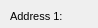
      <widget class="QWidget" name="page_19">
       <property name="geometry">
        <rect>
         <x>0</x>
         <y>0</y>
         <width>98</width>
         <height>28</height>
        </rect>
       </property>
       <attribute name="label">
        <string>Additional information</string>
       </attribute>
       <widget class="QTextEdit" name="waccel_comment">
        <property name="geometry">
         <rect>
          <x>110</x>
          <y>180</y>
          <width>431</width>
          <height>25</height>
         </rect>
        </property>
        <property name="frameShadow">
         <enum>QFrame::Sunken</enum>
        </property>
        <property name="lineWidth">
         <number>1</number>
        </property>
       </widget>
       <widget class="QTextEdit" name="waccel_descript">
        <property name="geometry">
         <rect>
          <x>110</x>
          <y>215</y>
          <width>431</width>
          <height>25</height>
         </rect>
        </property>
       </widget>
       <widget class="QLabel" name="label_waccel_descript">
        <property name="geometry">
         <rect>
          <x>10</x>
          <y>215</y>
          <width>91</width>
          <height>22</height>
         </rect>
        </property>
        <property name="font">
         <font>
          <pointsize>8</pointsize>
         </font>
        </property>
        <property name="frameShape">
         <enum>QFrame::NoFrame</enum>
        </property>
        <property name="frameShadow">
         <enum>QFrame::Plain</enum>
        </property>
        <property name="text">
         <string>Description:</string>
        </property>
        <property name="textFormat">
         <enum>Qt::AutoText</enum>
        </property>
        <property name="scaledContents">
         <bool>false</bool>
        </property>
        <property name="alignment">
         <set>Qt::AlignLeading|Qt::AlignLeft|Qt::AlignVCenter</set>
        </property>
        <property name="margin">
         <number>3</number>
        </property>
       </widget>
       <widget class="QLabel" name="label_waccel_observ">
        <property name="geometry">
         <rect>
          <x>10</x>
          <y>145</y>
          <width>90</width>
          <height>22</height>
         </rect>
        </property>
        <property name="font">
         <font>
          <pointsize>8</pointsize>
         </font>
        </property>
        <property name="frameShape">
         <enum>QFrame::NoFrame</enum>
        </property>
        <property name="frameShadow">
         <enum>QFrame::Plain</enum>
        </property>
        <property name="text">
         <string>Observation:</string>
        </property>
        <property name="textFormat">
         <enum>Qt::AutoText</enum>
        </property>
        <property name="scaledContents">
         <bool>false</bool>
        </property>
        <property name="alignment">
         <set>Qt::AlignLeading|Qt::AlignLeft|Qt::AlignVCenter</set>
        </property>
        <property name="margin">
         <number>3</number>
        </property>
       </widget>
       <widget class="QLabel" name="label_waccel_comment">
        <property name="geometry">
         <rect>
          <x>10</x>
          <y>180</y>
          <width>90</width>
          <height>22</height>
         </rect>
        </property>
        <property name="font">
         <font>
          <pointsize>8</pointsize>
         </font>
        </property>
        <property name="frameShape">
         <enum>QFrame::NoFrame</enum>
        </property>
        <property name="frameShadow">
         <enum>QFrame::Plain</enum>
        </property>
        <property name="text">
         <string>Comment:</string>
        </property>
        <property name="textFormat">
         <enum>Qt::AutoText</enum>
        </property>
        <property name="scaledContents">
         <bool>false</bool>
        </property>
        <property name="alignment">
         <set>Qt::AlignLeading|Qt::AlignLeft|Qt::AlignVCenter</set>
        </property>
        <property name="margin">
         <number>3</number>
        </property>
       </widget>
       <widget class="QTextEdit" name="waccel_annotation">
        <property name="geometry">
         <rect>
          <x>110</x>
          <y>110</y>
          <width>431</width>
          <height>25</height>
         </rect>
        </property>
        <property name="frameShape">
         <enum>QFrame::StyledPanel</enum>
        </property>
        <property name="frameShadow">
         <enum>QFrame::Raised</enum>
        </property>
       </widget>
       <widget class="QTextEdit" name="waccel_link">
        <property name="enabled">
         <bool>false</bool>
        </property>
        <property name="geometry">
         <rect>
          <x>110</x>
          <y>250</y>
          <width>431</width>
          <height>27</height>
         </rect>
        </property>
       </widget>
       <widget class="QLabel" name="label_waccel_address_02">
        <property name="geometry">
         <rect>
          <x>10</x>
          <y>40</y>
          <width>90</width>
          <height>22</height>
         </rect>
        </property>
        <property name="font">
         <font>
          <pointsize>8</pointsize>
         </font>
        </property>
        <property name="frameShape">
         <enum>QFrame::NoFrame</enum>
        </property>
        <property name="frameShadow">
         <enum>QFrame::Plain</enum>
        </property>
        <property name="text">
         <string>Address 2:</string>
        </property>
        <property name="textFormat">
         <enum>Qt::AutoText</enum>
        </property>
        <property name="scaledContents">
         <bool>false</bool>
        </property>
        <property name="alignment">
         <set>Qt::AlignLeading|Qt::AlignLeft|Qt::AlignVCenter</set>
        </property>
        <property name="margin">
         <number>3</number>
        </property>
       </widget>
       <widget class="QLabel" name="label_waccel_link">
        <property name="geometry">
         <rect>
          <x>10</x>
          <y>250</y>
          <width>90</width>
          <height>22</height>
         </rect>
        </property>
        <property name="font">
         <font>
          <pointsize>8</pointsize>
         </font>
        </property>
        <property name="frameShape">
         <enum>QFrame::NoFrame</enum>
        </property>
        <property name="frameShadow">
         <enum>QFrame::Plain</enum>
        </property>
        <property name="text">
         <string>Link:</string>
        </property>
        <property name="textFormat">
         <enum>Qt::AutoText</enum>
        </property>
        <property name="scaledContents">
         <bool>false</bool>
        </property>
        <property name="alignment">
         <set>Qt::AlignLeading|Qt::AlignLeft|Qt::AlignVCenter</set>
        </property>
        <property name="margin">
         <number>3</number>
        </property>
       </widget>
       <widget class="QLabel" name="label_waccel_address_01">
        <property name="geometry">
         <rect>
          <x>10</x>
          <y>5</y>
          <width>90</width>
          <height>22</height>
         </rect>
        </property>
        <property name="font">
         <font>
          <pointsize>8</pointsize>
         </font>
        </property>
        <property name="frameShape">
         <enum>QFrame::NoFrame</enum>
        </property>
        <property name="frameShadow">
         <enum>QFrame::Plain</enum>
        </property>
        <property name="text">
         <string>Address 1:</string>
        </property>
        <property name="textFormat">
         <enum>Qt::AutoText</enum>
        </property>
        <property name="scaledContents">
         <bool>false</bool>
        </property>
        <property name="alignment">
         <set>Qt::AlignLeading|Qt::AlignLeft|Qt::AlignVCenter</set>
        </property>
        <property name="margin">
         <number>3</number>
        </property>
       </widget>
       <widget class="QLineEdit" name="waccel_address_01">
        <property name="geometry">
         <rect>
          <x>110</x>
          <y>5</y>
          <width>431</width>
          <height>25</height>
         </rect>
        </property>
        <property name="echoMode">
         <enum>QLineEdit::Normal</enum>
        </property>
       </widget>
       <widget class="QLabel" name="label_waccel_annotation">
        <property name="geometry">
         <rect>
          <x>10</x>
          <y>110</y>
          <width>90</width>
          <height>22</height>
         </rect>
        </property>
        <property name="font">
         <font>
          <pointsize>8</pointsize>
         </font>
        </property>
        <property name="frameShape">
         <enum>QFrame::NoFrame</enum>
        </property>
        <property name="frameShadow">
         <enum>QFrame::Plain</enum>
        </property>
        <property name="text">
         <string>Annotation:</string>
        </property>
        <property name="textFormat">
         <enum>Qt::AutoText</enum>
        </property>
        <property name="scaledContents">
         <bool>false</bool>
        </property>
        <property name="alignment">
         <set>Qt::AlignLeading|Qt::AlignLeft|Qt::AlignVCenter</set>
        </property>
        <property name="margin">
         <number>3</number>
        </property>
       </widget>
       <widget class="QTextEdit" name="waccel_observ">
        <property name="geometry">
         <rect>
          <x>110</x>
          <y>145</y>
          <width>431</width>
          <height>25</height>
         </rect>
        </property>
       </widget>
       <widget class="QLineEdit" name="waccel_address_02">
        <property name="geometry">
         <rect>
          <x>110</x>
          <y>40</y>
          <width>431</width>
          <height>25</height>
         </rect>
        </property>
       </widget>
       <widget class="QLineEdit" name="waccel_address_03">
        <property name="geometry">
         <rect>
          <x>110</x>
          <y>75</y>
          <width>431</width>
          <height>25</height>
         </rect>
        </property>
       </widget>
       <widget class="QLabel" name="label_waccel_address_03">
        <property name="geometry">
         <rect>
          <x>10</x>
          <y>75</y>
          <width>90</width>
          <height>22</height>
         </rect>
        </property>
        <property name="font">
         <font>
          <pointsize>8</pointsize>
         </font>
        </property>
        <property name="frameShape">
         <enum>QFrame::NoFrame</enum>
        </property>
        <property name="frameShadow">
         <enum>QFrame::Plain</enum>
        </property>
        <property name="text">
         <string>Address 3:</string>
        </property>
        <property name="textFormat">
         <enum>Qt::AutoText</enum>
        </property>
        <property name="scaledContents">
         <bool>false</bool>
        </property>
        <property name="alignment">
         <set>Qt::AlignLeading|Qt::AlignLeft|Qt::AlignVCenter</set>
        </property>
        <property name="margin">
         <number>3</number>
        </property>
       </widget>
       <widget class="QLineEdit" name="waccel_num_value">
        <property name="geometry">
         <rect>
          <x>110</x>
          <y>290</y>
          <width>431</width>
          <height>25</height>
         </rect>
        </property>
        <property name="echoMode">
         <enum>QLineEdit::Normal</enum>
        </property>
       </widget>
       <widget class="QLabel" name="label_waccel_num_value">
        <property name="geometry">
         <rect>
          <x>10</x>
          <y>290</y>
          <width>90</width>
          <height>22</height>
         </rect>
        </property>
        <property name="font">
         <font>
          <pointsize>8</pointsize>
         </font>
        </property>
        <property name="frameShape">
         <enum>QFrame::NoFrame</enum>
        </property>
        <property name="frameShadow">
         <enum>QFrame::Plain</enum>
        </property>
        <property name="text">
         <string>Numeric value:</string>
        </property>
        <property name="textFormat">
         <enum>Qt::AutoText</enum>
        </property>
        <property name="scaledContents">
         <bool>false</bool>
        </property>
        <property name="alignment">
         <set>Qt::AlignLeading|Qt::AlignLeft|Qt::AlignVCenter</set>
        </property>
        <property name="margin">
         <number>3</number>
        </property>
       </widget>
      </widget>
